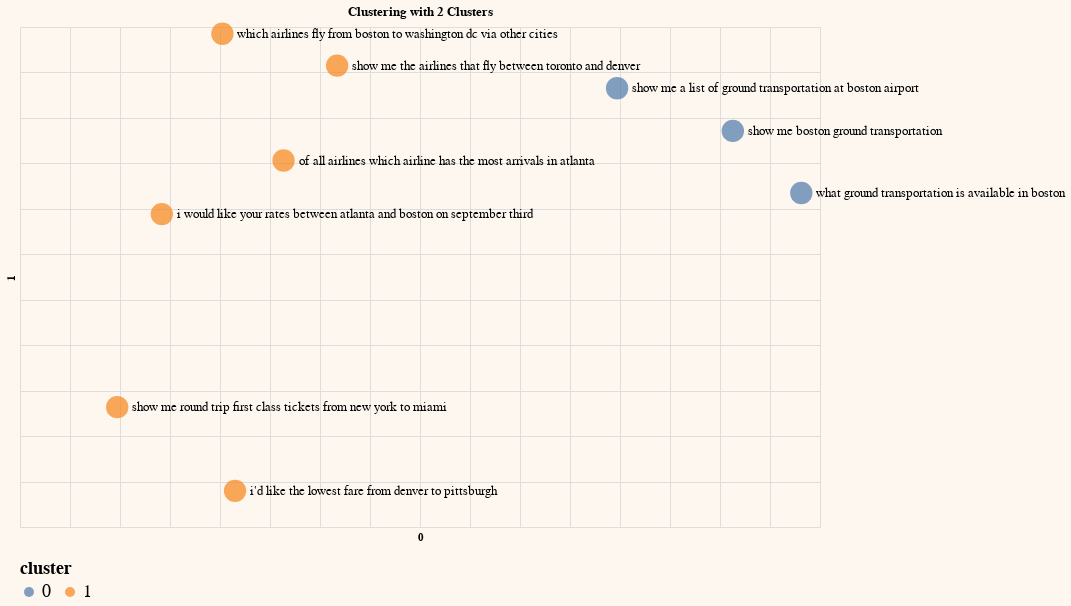

The cell this chart's notebook holds for it:
### Markdown cell above
Clustering is a process of grouping similar documents into clusters. It is used to organize a large number of documents into a smaller number of groups and lets us discover emerging patterns in the documents.

### Code cell
from sklearn.cluster import KMeans

# Embed the text for clustering
df['clustering_embeds'] = get_embeddings(df['query'].tolist(), input_type="clustering")
embeds = np.array(df['clustering_embeds'].tolist())

# Pick the number of clusters
df_clust = df_pc2.copy()
n_clusters=2

# Cluster the embeddings
kmeans_model = KMeans(n_clusters=n_clusters, random_state=0)
classes = kmeans_model.fit_predict(embeds).tolist()
df_clust['cluster'] = (list(map(str,classes)))

# Plot on a chart
df_clust.columns = df_clust.columns.astype(str)
generate_chart(df_clust.iloc[:sample],'0','1',lbl='on',color='cluster',title='Clustering with 2 Clusters')

### Figure 1 — Vega-Lite specification as saved in the notebook (floating-point values rounded to 4 significant figures; data arrays with more than 128 entries replaced by an {"elided": "..."} marker saying what was removed)
{"config": {"view": {"continuousWidth": 300, "continuousHeight": 300}, "background": "#FDF7F0", "legend": {"labelFontSize": 18, "orient": "bottom", "titleFontSize": 18}}, "layer": [{"mark": {"type": "circle", "size": 500}, "encoding": {"color": {"field": "cluster", "type": "nominal"}, "tooltip": [{"field": "query", "type": "nominal"}], "x": {"axis": {"domain": false, "labels": false, "ticks": false}, "field": "0", "scale": {"zero": false}, "type": "quantitative"}, "y": {"axis": {"domain": false, "labels": false, "ticks": false}, "field": "1", "scale": {"zero": false}, "type": "quantitative"}}}, {"mark": {"type": "text", "align": "left", "baseline": "middle", "color": "black", "dx": 15, "size": 13}, "encoding": {"color": {"value": "black"}, "text": {"field": "query", "type": "nominal"}, "tooltip": [{"field": "query", "type": "nominal"}], "x": {"axis": {"domain": false, "labels": false, "ticks": false}, "field": "0", "scale": {"zero": false}, "type": "quantitative"}, "y": {"axis": {"domain": false, "labels": false, "ticks": false}, "field": "1", "scale": {"zero": false}, "type": "quantitative"}}}], "data": {"name": "data-f96758034cc897896bcaca6cf317323e"}, "height": 500, "title": "Clustering with 2 Clusters", "width": 800, "$schema": "https://vega.github.io/schema/vega-lite/v5.14.1.json", "datasets": {"data-f96758034cc897896bcaca6cf317323e": [{"query": " which airlines fly from boston to washington dc via other cities", "query_embeds": {"elided": "1024 float values"}, "0": -0.0976, "1": 0.2926, "cluster": "1"}, {"query": " show me the airlines that fly between toronto and denver", "query_embeds": {"elided": "1024 float values"}, "0": 0.01712, "1": 0.2576, "cluster": "1"}, {"query": " show me round trip first class tickets from new york to miami", "query_embeds": {"elided": "1024 float values"}, "0": -0.2028, "1": -0.1182, "cluster": "1"}, {"query": " i'd like the lowest fare from denver to pittsburgh", "query_embeds": {"elided": "1024 float values"}, "0": -0.08495, "1": -0.2102, "cluster": "1"}, {"query": " show me a list of ground transportation at boston airport", "query_embeds": {"elided": "1024 float values"}, "0": 0.2971, "1": 0.2326, "cluster": "0"}, {"query": " show me boston ground transportation", "query_embeds": {"elided": "1024 float values"}, "0": 0.4128, "1": 0.1857, "cluster": "0"}, {"query": " of all airlines which airline has the most arrivals in atlanta", "query_embeds": {"elided": "1024 float values"}, "0": -0.03644, "1": 0.1531, "cluster": "1"}, {"query": " what ground transportation is available in boston", "query_embeds": {"elided": "1024 float values"}, "0": 0.4813, "1": 0.1174, "cluster": "0"}, {"query": " i would like your rates between atlanta and boston on september third", "query_embeds": {"elided": "1024 float values"}, "0": -0.1582, "1": 0.09421, "cluster": "1"}]}}
